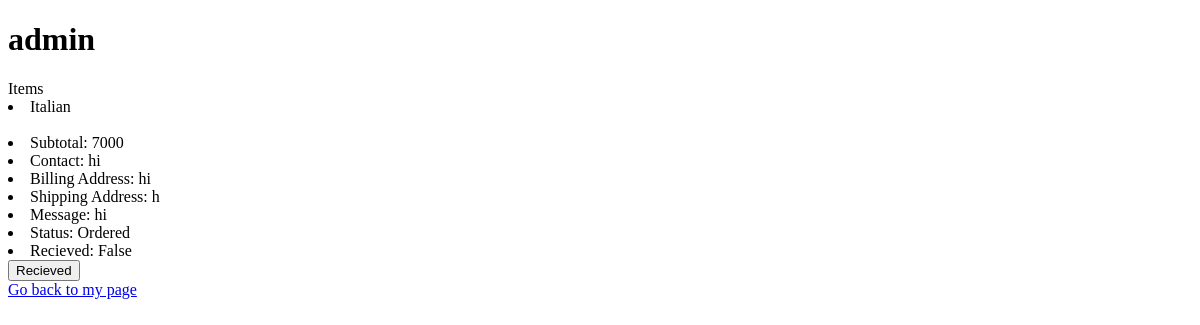
/user/order/4 (signed in), run on an earlier commit of the app's database.
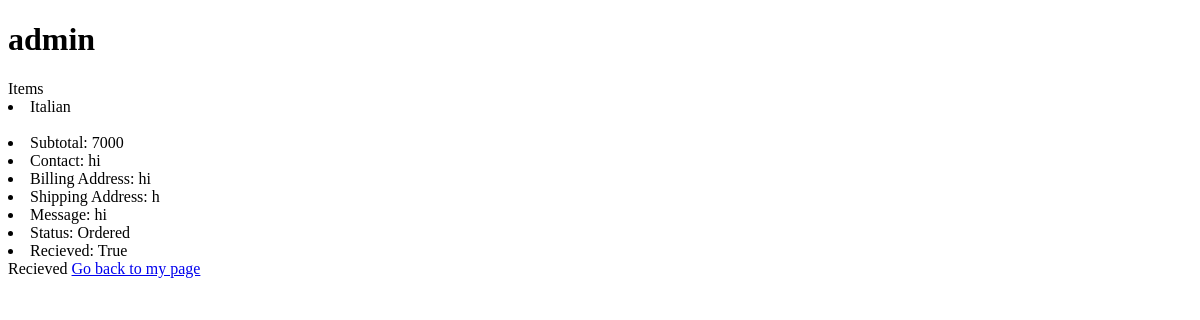
And on a later commit of the database.
### orders/models.py (models this page shows, shortened)
class Order(models.Model):
    user = models.ForeignKey(User, on_delete=models.CASCADE, related_name='order')
    items = models.ManyToManyField(OrderItem, related_name='order')
    subtotal = models.IntegerField('Shipment Total', default=0)
    order_time = models.DateTimeField('Order placed', default=timezone.now)
    contact = models.CharField(max_length=100)
    billing_address = models.CharField(max_length=100)
    shipping_address = models.CharField(max_length=100)
    message = models.CharField(max_length=50, blank=True)
    ORDERED = 'Ordered'
    SHIPPING = 'On Shipping'
    DELIVERED = 'Delivered'
    STATUS_CHOCIES = (
        (ORDERED, 'Ordered'),
        (SHIPPING, 'On Shipping'),
        (DELIVERED, 'Delivered')
    )
    status = models.CharField(max_length=16, choices=STATUS_CHOCIES, default=ORDERED)
    recieved = models.BooleanField(default=False)

### orders/views.py (the view)
# urls.py: path('user/order/<int:order_id>', views.order_detail, name='order_detail'),
@login_required(login_url='/login')
def order_detail(request, order_id):
    if request.user.is_superuser:
        order = Order.objects.get(pk=order_id)
    else:
        try:
            order = Order.objects.get(pk=order_id, user=request.user)
        except Order.DoesNotExist:
            return HttpResponseNotFound()
    context = {
        "order": order
    }
    return render(request, 'orders/orderDetail.html', context)

### orders/templates/orders/orderDetail.html (shortened to what this page needs)
{% extends 'base_orders.html' %}
{% block body %}
<h1>{{ request.user.username}}</h1>
Items
{% for order_item in order.items.all %}
    <li>{{ order_item.item.name }}</li>
{% endfor %}
<br>
<li>Subtotal: {{ order.subtotal }}</li>
<li>Contact: {{ order.contact }}</li>
<li>Billing Address: {{ order.billing_address }}</li>
<li>Shipping Address: {{ order.shipping_address }}</li>
<li>Message: {{ order.message }}</li>
<li>Status: {{ order.status }}</li>
<li>Recieved: {{ order.recieved }}</li>
{% if not order.recieved %}
    <form action="{% url 'order_list' %}", method="POST">
        <button name="recieved" value="{{ order.id }}">Recieved</button>
    </form>
    {% else %}
        Recieved
{% endif %}
<a href="{% url 'order_list' %}">Go back to my page</a>
{% endblock %}

What changed in the data, as far as the page shows it:
changed Order "hi": recieved "False" → "True"
